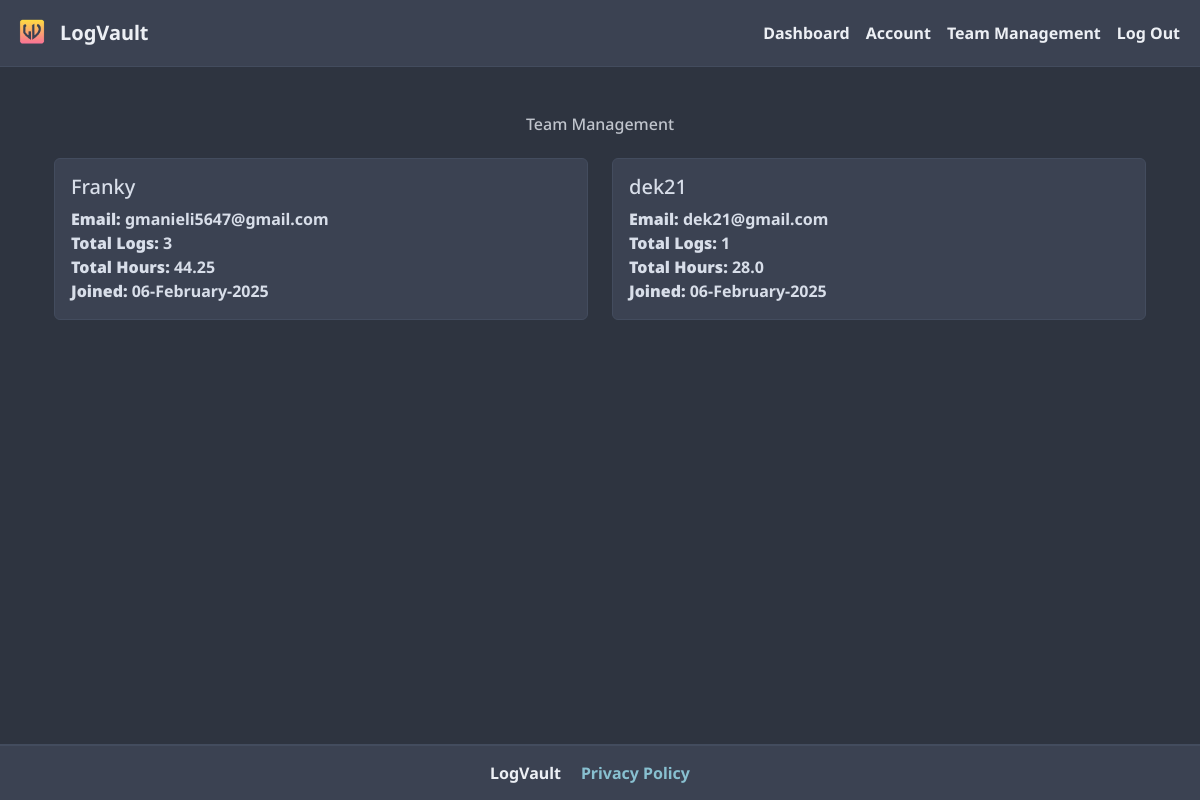
/team_management (signed in), run on the app's committed database.
### main.py (models this page shows, shortened)
class User(UserMixin, db.Model):
    __tablename__ = 'users'
    user_id = db.Column(db.Integer, primary_key=True)
    username = db.Column(db.String(50), unique=True, nullable=False)
    email = db.Column(db.String(100), unique=True, nullable=False)
    password_hash = db.Column(db.String(255), nullable=False)
    created_at = db.Column(db.DateTime, nullable=False)
    team_id = db.Column(db.Integer, db.ForeignKey('teams.team_id'), nullable=True)

### main.py (the view)
@app.route('/team_management')
@login_required
def team_management():
    team_members = User.query.filter_by(team_id=current_user.team_id).all()
    member_stats = []
    for member in team_members:
        log_count = Log.query.filter_by(user_id=member.user_id).count()
        total_hours = db.session.query(db.func.sum(Log.time_worked)).filter_by(user_id=member.user_id).scalar() or 0
        member_stats.append({
            'username': member.username,
            'email': member.email,
            'log_count': log_count,
            'total_hours': round(total_hours, 2),
            'joined_date': member.created_at
        })
    return render_template('team_management.html', team_members=member_stats)

### main.py (called while the page is built)
@login_manager.user_loader
def load_user(user_id):
    return User.query.get(int(user_id))

### templates/team_management.html
{% extends "base.html" %} {% block content %}
<div class="container">
  <h1 class="text-center mb-4">Team Management</h1>
  <div class="row">
    {% for member in team_members %}
    <div class="col-md-6 mb-4">
      <div class="card">
        <div class="card-body">
          <h5 class="card-title">{{ member.username }}</h5>
          <p class="card-text">
            <strong>Email:</strong> {{ member.email }}<br />
            <strong>Total Logs:</strong> {{ member.log_count }}<br />
            <strong>Total Hours:</strong> {{ member.total_hours }}<br />
            <strong>Joined:</strong> {{ member.joined_date.strftime('%d-%B-%Y')
            }}
          </p>
        </div>
      </div>
    </div>
    {% endfor %}
  </div>
</div>
{% endblock %}

### static/css/style.css (style rules this page uses)
:root { --nord0: #2e3440; --nord1: #3b4252; --nord2: #434c5e; --nord3: #4c566a; --nord4: #d8dee9; --nord5: #e5e9f0; --nord6: #eceff4; --nord7: #8fbcbb; --nord8: #88c0d0; --nord9: #81a1c1; --nord10: #5e81ac; --nord11: #bf616a; --nord12: #d08770; --nord13: #ebcb8b; --nord14: #a3be8c; --nord15: #b48ead; }
body { background-color: var(--nord0); color: var(--nord4); font-family: "Noto Sans", serif; font-weight: 700; }
.card { background-color: var(--nord1); border: 1px solid var(--nord2); color: var(--nord4); }
html, body { height: 100%; margin: 0; display: flex; flex-direction: column; }
.text-center { color: var(--nord5); font-size: 16px; opacity: 0.8; }

### static/css/custom.css (style rules this page uses)
:root { --nord0: #2e3440; --nord1: #3b4252; --nord2: #434c5e; --nord3: #4c566a; --nord4: #d8dee9; --nord5: #e5e9f0; --nord6: #eceff4; --nord7: #8fbcbb; --nord8: #88c0d0; --nord9: #81a1c1; --nord10: #5e81ac; --nord11: #bf616a; --nord12: #d08770; --nord13: #ebcb8b; --nord14: #a3be8c; --nord15: #b48ead; }
body { background-color: var(--nord0); color: var(--nord4); }
.card { background-color: var(--nord1); border: 1px solid var(--nord2); color: var(--nord4); }

### data on the page
User: username "Franky", email "gmanieli5647@gmail.com", log_count "3", total_hours "44.25", joined_date "06-February-2025"
User: username "dek21", email "dek21@gmail.com", log_count "1", total_hours "28.0", joined_date "06-February-2025"
